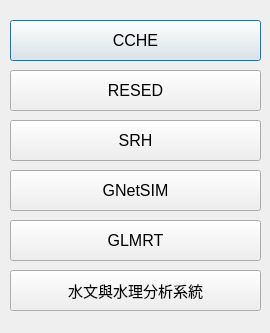
<?xml version="1.0" encoding="UTF-8"?>
<ui version="4.0">
 <class>EntranceDiag</class>
 <widget class="QDialog" name="EntranceDiag">
  <property name="geometry">
   <rect>
    <x>0</x>
    <y>0</y>
    <width>270</width>
    <height>333</height>
   </rect>
  </property>
  <property name="minimumSize">
   <size>
    <width>270</width>
    <height>333</height>
   </size>
  </property>
  <property name="maximumSize">
   <size>
    <width>270</width>
    <height>333</height>
   </size>
  </property>
  <property name="windowTitle">
   <string>水文水理模式庫</string>
  </property>
  <widget class="QPushButton" name="initCCHE">
   <property name="geometry">
    <rect>
     <x>10</x>
     <y>20</y>
     <width>251</width>
     <height>41</height>
    </rect>
   </property>
   <property name="font">
    <font>
     <pointsize>12</pointsize>
    </font>
   </property>
   <property name="text">
    <string>CCHE</string>
   </property>
  </widget>
  <widget class="QPushButton" name="initRESED">
   <property name="geometry">
    <rect>
     <x>10</x>
     <y>70</y>
     <width>251</width>
     <height>41</height>
    </rect>
   </property>
   <property name="font">
    <font>
     <pointsize>12</pointsize>
    </font>
   </property>
   <property name="text">
    <string>RESED</string>
   </property>
  </widget>
  <widget class="QPushButton" name="initSRH">
   <property name="geometry">
    <rect>
     <x>10</x>
     <y>120</y>
     <width>251</width>
     <height>41</height>
    </rect>
   </property>
   <property name="font">
    <font>
     <pointsize>12</pointsize>
    </font>
   </property>
   <property name="text">
    <string>SRH</string>
   </property>
  </widget>
  <widget class="QPushButton" name="initNetSIM">
   <property name="geometry">
    <rect>
     <x>10</x>
     <y>170</y>
     <width>251</width>
     <height>41</height>
    </rect>
   </property>
   <property name="font">
    <font>
     <pointsize>12</pointsize>
    </font>
   </property>
   <property name="text">
    <string>GNetSIM</string>
   </property>
  </widget>
  <widget class="QPushButton" name="initGLMRT">
   <property name="geometry">
    <rect>
     <x>10</x>
     <y>220</y>
     <width>251</width>
     <height>41</height>
    </rect>
   </property>
   <property name="font">
    <font>
     <pointsize>12</pointsize>
    </font>
   </property>
   <property name="text">
    <string>GLMRT</string>
   </property>
  </widget>
  <widget class="QPushButton" name="initNTOUHydro">
   <property name="geometry">
    <rect>
     <x>10</x>
     <y>270</y>
     <width>251</width>
     <height>41</height>
    </rect>
   </property>
   <property name="font">
    <font>
     <pointsize>11</pointsize>
    </font>
   </property>
   <property name="text">
    <string>水文與水理分析系統</string>
   </property>
  </widget>
 </widget>
 <resources/>
 <connections/>
</ui>
